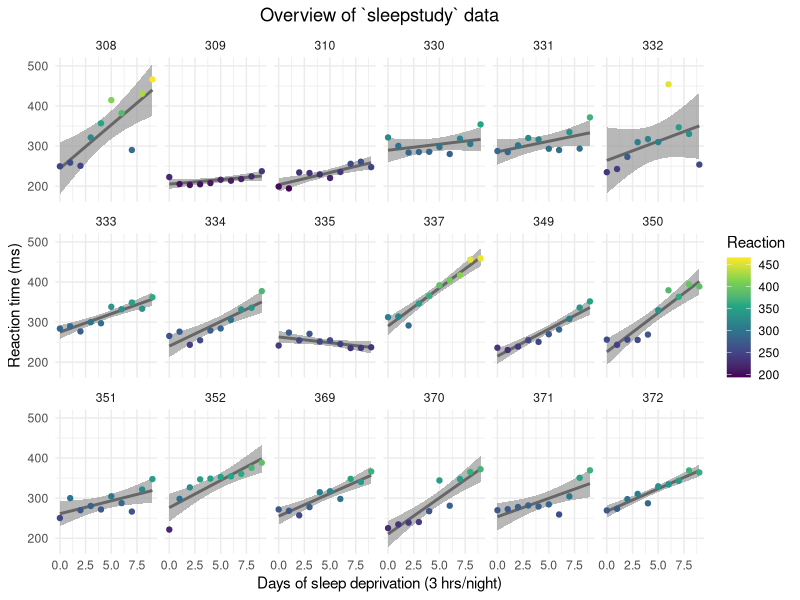

Write R code to recreate this figure.
## ---- chunk 1
knitr::opts_chunk$set(echo = TRUE)

library(lme4)
library(tidyverse)

sleepstudy <- as_tibble(sleepstudy)
## ---- chunk 2
sleepstudy
## ---- chunk 3
ggplot(sleepstudy, aes(x = Days, y = Reaction)) +
    geom_smooth(method = "lm", alpha = 0.7, color = "grey40") +
    geom_point(aes(color = Reaction)) +
    facet_wrap(~Subject, nrow = 3) +
    scale_color_viridis_c() +
    theme_minimal() +
    theme(plot.title = element_text(hjust = 0.5)) +
    labs(y = "Reaction time (ms)",
         x = "Days of sleep deprivation (3 hrs/night)",
         title = "Overview of `sleepstudy` data")
## ---- chunk 4
fm1 <- lmer(Reaction ~ Days + (Days | Subject),
            sleepstudy)
summary(fm1)
